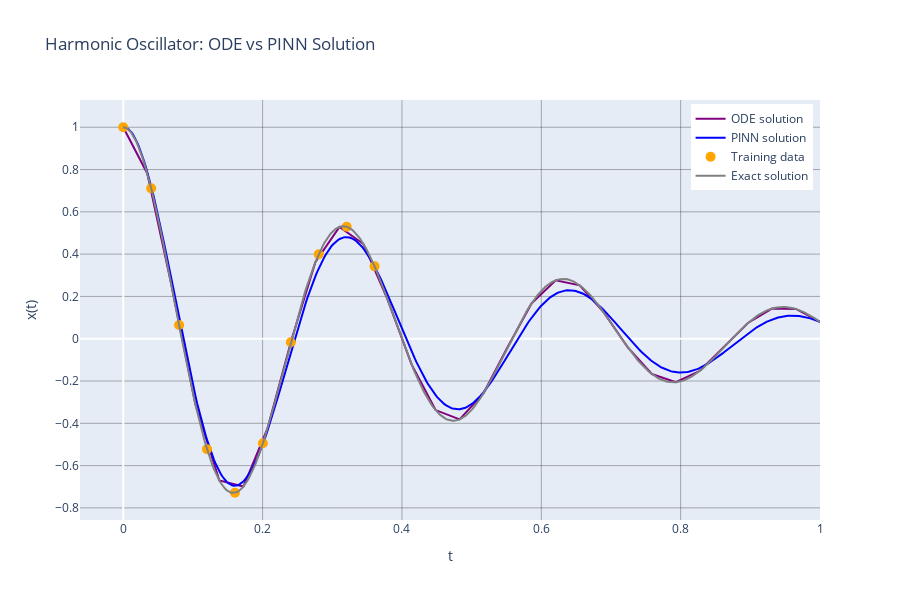

The code cell stored with this chart in its notebook:
### Code cell
import plotly.graph_objects as go

# Create a figure
fig = go.Figure()

# Add ODE solution trace
fig.add_trace(
    go.Scatter(
        x=ode_t,
        y=ode_y,
        mode="lines",
        line=dict(color="purple", width=2),
        name="ODE solution",
    )
)

# Add PINN solution trace
fig.add_trace(
    go.Scatter(
        x=x.flatten(),
        y=yh.flatten(),
        mode="lines",
        line=dict(color="blue", width=2),
        name="PINN solution",
    )
)

# Add training data trace
fig.add_trace(
    go.Scatter(
        x=train.x.flatten(),
        y=train.y.flatten(),
        mode="markers",
        marker=dict(color="orange", size=10),
        name="Training data",
    )
)

# Add exact solution trace
fig.add_trace(
    go.Scatter(
        x=exact.x.flatten(),
        y=exact.y.flatten(),
        mode="lines",
        line=dict(color="grey", width=2),
        name="Exact solution",
    )
)

# Update layout
fig.update_layout(
    title="Harmonic Oscillator: ODE vs PINN Solution",
    xaxis_title="t",
    yaxis_title="x(t)",
    legend=dict(yanchor="top", y=0.99, xanchor="right", x=0.99),
    width=900,
    height=600,
)

# Add grid
fig.update_xaxes(showgrid=True, gridwidth=1, gridcolor="rgba(0,0,0,0.3)")
fig.update_yaxes(showgrid=True, gridwidth=1, gridcolor="rgba(0,0,0,0.3)")

fig.show()

### Figure 1 — Plotly figure (JSON) as saved in the notebook; plotly's stock layout.template omitted (floating-point values rounded to 4 significant figures; data arrays with more than 128 entries replaced by an {"elided": "..."} marker saying what was removed)
{"data": [{"line": {"color": "purple", "width": 2}, "mode": "lines", "name": "ODE solution", "type": "scatter", "x": [0.0, 0.03448, 0.06897, 0.1034, 0.1379, 0.1724, 0.2069, 0.2414, 0.2759, 0.3103, 0.3448, 0.3793, 0.4138, 0.4483, 0.4828, 0.5172, 0.5517, 0.5862, 0.6207, 0.6552, 0.6897, 0.7241, 0.7586, 0.7931, 0.8276, 0.8621, 0.8966, 0.931, 0.9655, 1.0], "y": [1.0, 0.7815, 0.2575, -0.3089, -0.6705, -0.6992, -0.4257, -0.005686, 0.3626, 0.5287, 0.4476, 0.1859, -0.1215, -0.3374, -0.3814, -0.2569, -0.03878, 0.1678, 0.2762, 0.2526, 0.1243, -0.04061, -0.1669, -0.2057, -0.1516, -0.03981, 0.0746, 0.1424, 0.1407, 0.07912]}, {"line": {"color": "blue", "width": 2}, "mode": "lines", "name": "PINN solution", "type": "scatter", "x": {"elided": "500 float values"}, "y": {"elided": "500 float values"}}, {"marker": {"color": "orange", "size": 10}, "mode": "markers", "name": "Training data", "type": "scatter", "x": [0.0, 0.04008, 0.08016, 0.1202, 0.1603, 0.2004, 0.2405, 0.2806, 0.3206, 0.3607], "y": [1.0, 0.711, 0.06483, -0.5221, -0.7284, -0.4943, -0.0168, 0.3994, 0.5293, 0.3421]}, {"line": {"color": "grey", "width": 2}, "mode": "lines", "name": "Exact solution", "type": "scatter", "x": {"elided": "500 float values"}, "y": {"elided": "500 float values"}}], "layout": {"height": 600, "legend": {"x": 0.99, "xanchor": "right", "y": 0.99, "yanchor": "top"}, "title": {"text": "Harmonic Oscillator: ODE vs PINN Solution"}, "width": 900, "xaxis": {"gridcolor": "rgba(0,0,0,0.3)", "gridwidth": 1, "showgrid": true, "title": {"text": "t"}}, "yaxis": {"gridcolor": "rgba(0,0,0,0.3)", "gridwidth": 1, "showgrid": true, "title": {"text": "x(t)"}}}}
